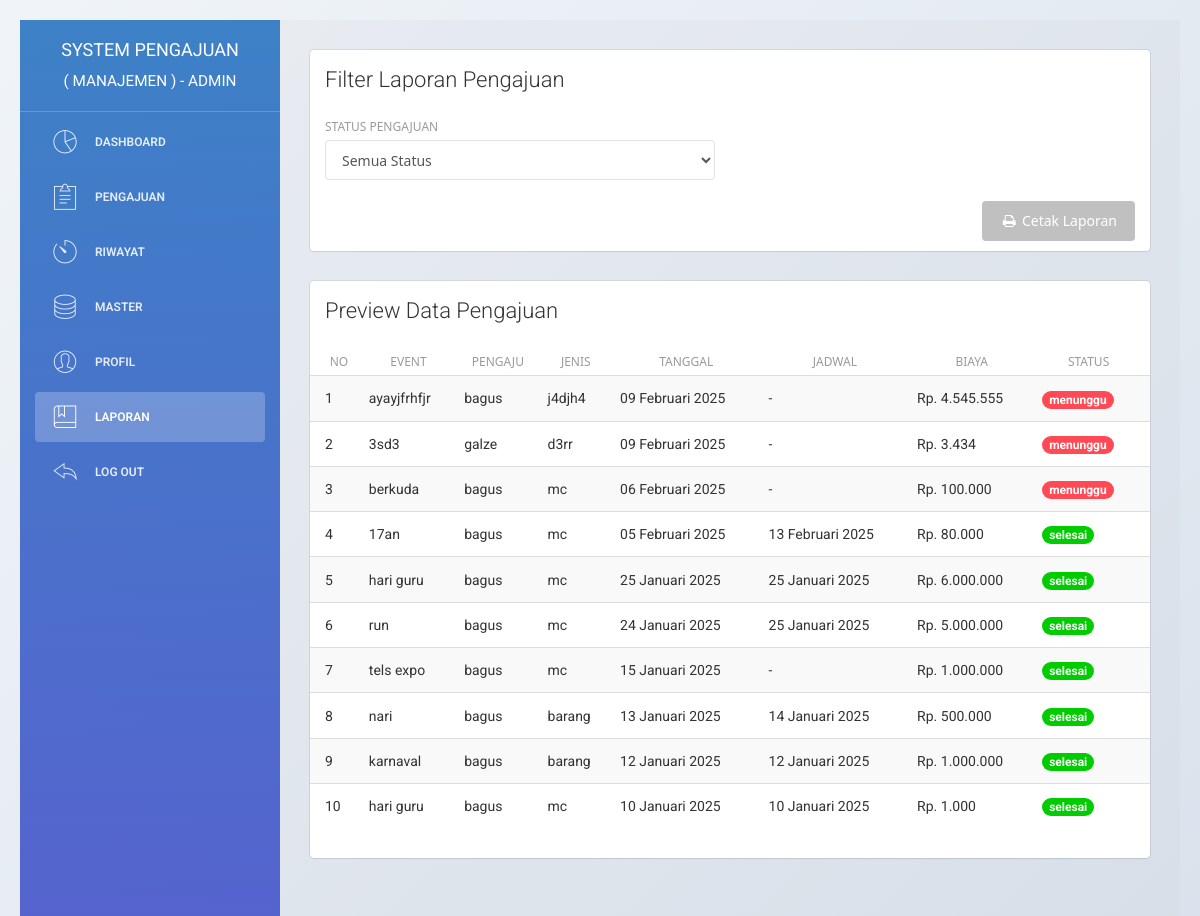
Page /admin/laporan.php (signed in) on the committed database.
### tables this page shows
CREATE TABLE `user` (
  `id_user` int(11) NOT NULL,
  `username` varchar(225) NOT NULL,
  `email` varchar(225) NOT NULL,
  `password` varchar(225) NOT NULL,
  `nama_depan` varchar(225) NOT NULL,
  `nama_belakang` varchar(225) NOT NULL,
  `jk` enum('laki-laki','perempuan') NOT NULL,
  `no_hp` varchar(50) NOT NULL,
  `alamat` text NOT NULL,
  `role` enum('manajemen','tim') NOT NULL,
  `pembuatan_akun` date NOT NULL,
  `update_akun` date NOT NULL
);

CREATE TABLE `pengajuan` (
  `id_pengajuan` int(11) NOT NULL,
  `event` varchar(225) NOT NULL,
  `id_user` int(11) NOT NULL,
  `id_jenis_pengajuan` bigint(11) NOT NULL,
  `jenis_pengajuan` varchar(255) NOT NULL,
  `tanggal_pengajuan` date NOT NULL,
  `biaya` int(225) NOT NULL,
  `alasan` text NOT NULL,
  `keterangan` text NOT NULL,
  `jadwal_pelaksanaan` date NOT NULL,
  `catatan` text NOT NULL,
  `status` enum('menunggu','proses','selesai') NOT NULL,
  `update_pengajuan` date NOT NULL,
  `estimasi_waktu` text NOT NULL
);

### admin/laporan.php (the view, shortened to what this page needs)
<?php
include '../system/koneksi.php';
function tanggal_indo($tanggal)
{
    $bulan = array(1 => 'Januari', 'Februari', 'Maret', 'April', 'Mei', 'Juni', 'Juli', 'Agustus', 'September', 'Oktober', 'November', 'Desember');
    $split = explode('-', $tanggal);
    return $split[2] . ' ' . $bulan[(int) $split[1]] . ' ' . $split[0];
}
?>
<!DOCTYPE html>
<html lang="en">
<head>
    <link href="../assets/css/bootstrap.min.css" rel="stylesheet" />
    <link href="../assets/css/animate.min.css" rel="stylesheet" />
    <link href="../assets/css/light-bootstrap-dashboard.css" rel="stylesheet" />
    <link href="../assets/css/demo.css" rel="stylesheet" />
    <link href="http://maxcdn.bootstrapcdn.com/font-awesome/4.2.0/css/font-awesome.min.css" rel="stylesheet">
    <link href="../assets/css/pe-icon-7-stroke.css" rel="stylesheet" />
    <link rel="stylesheet" href="../assets/dist/sweetalert.css">
    <link rel="stylesheet" href="//code.jquery.com/ui/1.12.1/themes/base/jquery-ui.css">
</head>
<body>
    <div class="wrapper">
        <div class="sidebar" data-color="blue" data-image="../assets/img/sidebar1.jpg">
            <div class="sidebar-wrapper">
                <div class="logo">
                    <a href="index" class="simple-text">
                        <?php
                        $query_login = "SELECT * FROM user WHERE email ='$_SESSION[email]'";
                        $result_login = mysqli_query($con, $query_login);
                        $data_login = mysqli_fetch_assoc($result_login);
                        $username = $data_login["username"];
                        ?>
                        System Pengajuan<br><small>( MANAJEMEN ) - <?php echo $username ?></small>
                    </a>
                </div>
                <ul class="nav">
                    <li>
                        <a href="index">
                            <i class="pe pe-7s-graph"></i>
                            <p>Dashboard</p>
                        </a>
                    </li>
                    <li>
                        <a href="pengajuan">
                            <i class="pe pe-7s-note2"></i>
                            <p>Pengajuan</p>
                        </a>
                    </li>
                    <li>
                        <a href="riwayat">
                            <i class="pe pe-7s-timer"></i>
                            <p>Riwayat</p>
                        </a>
                    </li>
                    <li>
                        <a data-toggle="collapse" href="#componentsExamples">
                            <i class="pe-7s-server"></i>
                            <p>Master</p>
                        </a>
                    </li>
                    <li>
                        <a href="profil">
                            <i class="pe pe-7s-user"></i>
                            <p>Profil</p>
                        </a>
                    </li>
                    <li class="active">
                        <a href="laporan">
                            <i class="pe pe-7s-notebook"></i>
                            <p>Laporan</p>
                        </a>
                    </li>
                    <li>
                        <a href="#" onclick="logout()">
                            <i class="pe pe-7s-back"></i>
                            <p>Log out</p>
                        </a>
                    </li>
                </ul>
            </div>
        </div>
        <div class="main-panel">
            <div class="content">
                <div class="container-fluid">
                    <div class="row">
                        <div class="col-md-12">
                            <div class="card">
                                <div class="header">
                                    <h4 class="title">Filter Laporan Pengajuan</h4>
                                </div>
                                <div class="content">
                                    <form method="post" action="generate_pdf.php" target="_blank">
                                        <div class="row">
                                            <div class="col-md-6">
                                                <div class="form-group">
                                                    <label>Status Pengajuan</label>
                                                    <select class="form-control" name="status" required>
                                                        <option value="all">Semua Status</option>
                                                    </select>
                                                </div>
                                            </div>
                                        </div>
                                        <button type="submit" class="btn btn-info btn-fill pull-right">
                                            <i class="fa fa-print"></i> Cetak Laporan
                                        </button>
                                        <div class="clearfix"></div>
                                    </form>
                                </div>
                            </div>
                        </div>
                    </div>
                    <div class="row">
                        <div class="col-md-12">
                            <div class="card">
                                <div class="header">
                                    <h4 class="title">Preview Data Pengajuan</h4>
                                </div>
                                <div class="content table-responsive table-full-width">
                                    <table class="table table-hover table-striped">
                                        <thead>
                                            <tr>
                                                <th>No</th>
                                                <th>Event</th>
                                                <th>Pengaju</th>
                                                <th>Jenis</th>
                                                <th>Tanggal</th>
                                                <th>Jadwal</th>
                                                <th>Biaya</th>
                                                <th>Status</th>
                                            </tr>
                                        </thead>
                                        <tbody>
                                            <?php
                                            $query = "SELECT a.*, b.username
                                                        FROM pengajuan a
                                                        INNER JOIN user b ON a.id_user = b.id_user
                                                        WHERE 1=1";
                                            $query .= " ORDER BY a.tanggal_pengajuan DESC LIMIT 10";
                                            $result = mysqli_query($con, $query);
                                            $no = 1;
                                            while ($row = mysqli_fetch_assoc($result)) {
                                                echo "<tr>
                                                        <td>" . $no++ . "</td>
                                                        <td>" . $row['event'] . "</td>
                                                        <td>" . $row['username'] . "</td>
                                                        <td>" . $row['jenis_pengajuan'] . "</td>
                                                        <td>" . tanggal_indo($row['tanggal_pengajuan']) . "</td>
                                                        <td>" . ($row['jadwal_pelaksanaan'] != '0000-00-00' ? tanggal_indo($row['jadwal_pelaksanaan']) : '-') . "</td>
                                                        <td>Rp. " . number_format($row['biaya'], 0, ',', '.') . "</td>
                                                        <td><span class='badge " . $row['status'] . "'>" . $row['status'] . "</span></td>
                                                    </tr>";
                                            }
                                            ?>
                                        </tbody>
                                    </table>
                                </div>
                            </div>
                        </div>
                    </div>
                </div>
            </div>
        </div>
    </div>
</body>
</html>

### assets/css/demo.css (style rules this page uses)
* { box-sizing: border-box; }
body { font-family: 'Segoe UI', Tahoma, Geneva, Verdana, sans-serif; background: linear-gradient(135deg, #f0f4f8, #d9e2ec); margin: 0; padding: 20px; }

### rows in the picture
user: username "ADMIN"
pengajuan: event "ayayjfrhfjr", id_user.username "bagus", jenis_pengajuan "j4djh4", tanggal_pengajuan "09 Februari 2025", biaya "4.545.555", status "menunggu"
pengajuan: event "3sd3", id_user.username "galze", jenis_pengajuan "d3rr", tanggal_pengajuan "09 Februari 2025", biaya "3.434", status "menunggu"
pengajuan: event "berkuda", id_user.username "bagus", jenis_pengajuan "mc", tanggal_pengajuan "06 Februari 2025", biaya "100.000", status "menunggu"
pengajuan: event "17an", id_user.username "bagus", jenis_pengajuan "mc", tanggal_pengajuan "05 Februari 2025", jadwal_pelaksanaan "13 Februari 2025", biaya "80.000", status "selesai"
pengajuan: event "hari guru", id_user.username "bagus", jenis_pengajuan "mc", tanggal_pengajuan "25 Januari 2025", jadwal_pelaksanaan "25 Januari 2025", biaya "6.000.000", status "selesai"
pengajuan: event "run", id_user.username "bagus", jenis_pengajuan "mc", tanggal_pengajuan "24 Januari 2025", jadwal_pelaksanaan "25 Januari 2025", biaya "5.000.000", status "selesai"
pengajuan: event "tels expo", id_user.username "bagus", jenis_pengajuan "mc", tanggal_pengajuan "15 Januari 2025", biaya "1.000.000", status "selesai"
pengajuan: event "nari", id_user.username "bagus", jenis_pengajuan "barang", tanggal_pengajuan "13 Januari 2025", jadwal_pelaksanaan "14 Januari 2025", biaya "500.000", status "selesai"
pengajuan: event "karnaval", id_user.username "bagus", jenis_pengajuan "barang", tanggal_pengajuan "12 Januari 2025", jadwal_pelaksanaan "12 Januari 2025", biaya "1.000.000", status "selesai"
pengajuan: event "hari guru", id_user.username "bagus", jenis_pengajuan "mc", tanggal_pengajuan "10 Januari 2025", jadwal_pelaksanaan "10 Januari 2025", biaya "1.000", status "selesai"
